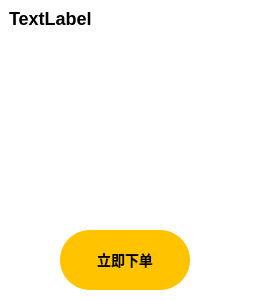
<?xml version="1.0" encoding="UTF-8"?>
<ui version="4.0">
 <class>GroupBox_meal</class>
 <widget class="QGroupBox" name="GroupBox_meal">
  <property name="geometry">
   <rect>
    <x>0</x>
    <y>0</y>
    <width>260</width>
    <height>300</height>
   </rect>
  </property>
  <property name="minimumSize">
   <size>
    <width>260</width>
    <height>300</height>
   </size>
  </property>
  <property name="maximumSize">
   <size>
    <width>250</width>
    <height>300</height>
   </size>
  </property>
  <property name="windowTitle">
   <string>GroupBox</string>
  </property>
  <property name="styleSheet">
   <string notr="true">background-color: white; border-radius: 20px;font: bold 14px;</string>
  </property>
  <widget class="QLabel" name="label">
   <property name="geometry">
    <rect>
     <x>9</x>
     <y>9</y>
     <width>231</width>
     <height>18</height>
    </rect>
   </property>
   <property name="styleSheet">
    <string notr="true">font-size: 18px;</string>
   </property>
   <property name="text">
    <string>TextLabel</string>
   </property>
  </widget>
  <widget class="QScrollArea" name="scrollArea">
   <property name="geometry">
    <rect>
     <x>8</x>
     <y>33</y>
     <width>260</width>
     <height>191</height>
    </rect>
   </property>
   <property name="sizePolicy">
    <sizepolicy hsizetype="Maximum" vsizetype="Maximum">
     <horstretch>0</horstretch>
     <verstretch>0</verstretch>
    </sizepolicy>
   </property>
   <property name="minimumSize">
    <size>
     <width>250</width>
     <height>150</height>
    </size>
   </property>
   <property name="maximumSize">
    <size>
     <width>16777215</width>
     <height>16777215</height>
    </size>
   </property>
   <property name="styleSheet">
    <string notr="true">QScrollBar:vertical {
    border: none;
    background: lightgray;
    width: 10px;
    margin: 15px 0 15px 0;
    border-radius: 5px;
}

QScrollBar::handle:vertical {
    background: gray;
    min-height: 20px;
    border-radius: 5px;
}

QScrollBar::add-line:vertical {
    border: none;
    background: none;
}

QScrollBar::sub-line:vertical {
    border: none;
    background: none;
}

QScrollBar:horizontal {
    border: none;
    background: lightgray;
    height: 10px;
    margin: 0 15px 0 15px;
    border-radius: 5px;
}

QScrollBar::handle:horizontal {
    background: gray;
    min-width: 20px;
    border-radius: 5px;
}

QScrollBar::add-line:horizontal {
    border: none;
    background: none;
}

QScrollBar::sub-line:horizontal {
    border: none;
    background: none;
}</string>
   </property>
   <property name="widgetResizable">
    <bool>true</bool>
   </property>
   <widget class="QWidget" name="scrollAreaWidgetContents">
    <property name="geometry">
     <rect>
      <x>0</x>
      <y>0</y>
      <width>260</width>
      <height>191</height>
     </rect>
    </property>
    <property name="styleSheet">
     <string notr="true"/>
    </property>
    <layout class="QVBoxLayout" name="verticalLayout"/>
   </widget>
  </widget>
  <widget class="QPushButton" name="pushButton_15">
   <property name="geometry">
    <rect>
     <x>60</x>
     <y>230</y>
     <width>130</width>
     <height>60</height>
    </rect>
   </property>
   <property name="sizePolicy">
    <sizepolicy hsizetype="Minimum" vsizetype="Minimum">
     <horstretch>0</horstretch>
     <verstretch>0</verstretch>
    </sizepolicy>
   </property>
   <property name="minimumSize">
    <size>
     <width>130</width>
     <height>60</height>
    </size>
   </property>
   <property name="maximumSize">
    <size>
     <width>130</width>
     <height>60</height>
    </size>
   </property>
   <property name="styleSheet">
    <string notr="true">background-color: #FFC300; border-radius: 30px; font: bold 14px;</string>
   </property>
   <property name="text">
    <string>立即下单</string>
   </property>
  </widget>
 </widget>
 <resources/>
 <connections/>
</ui>
